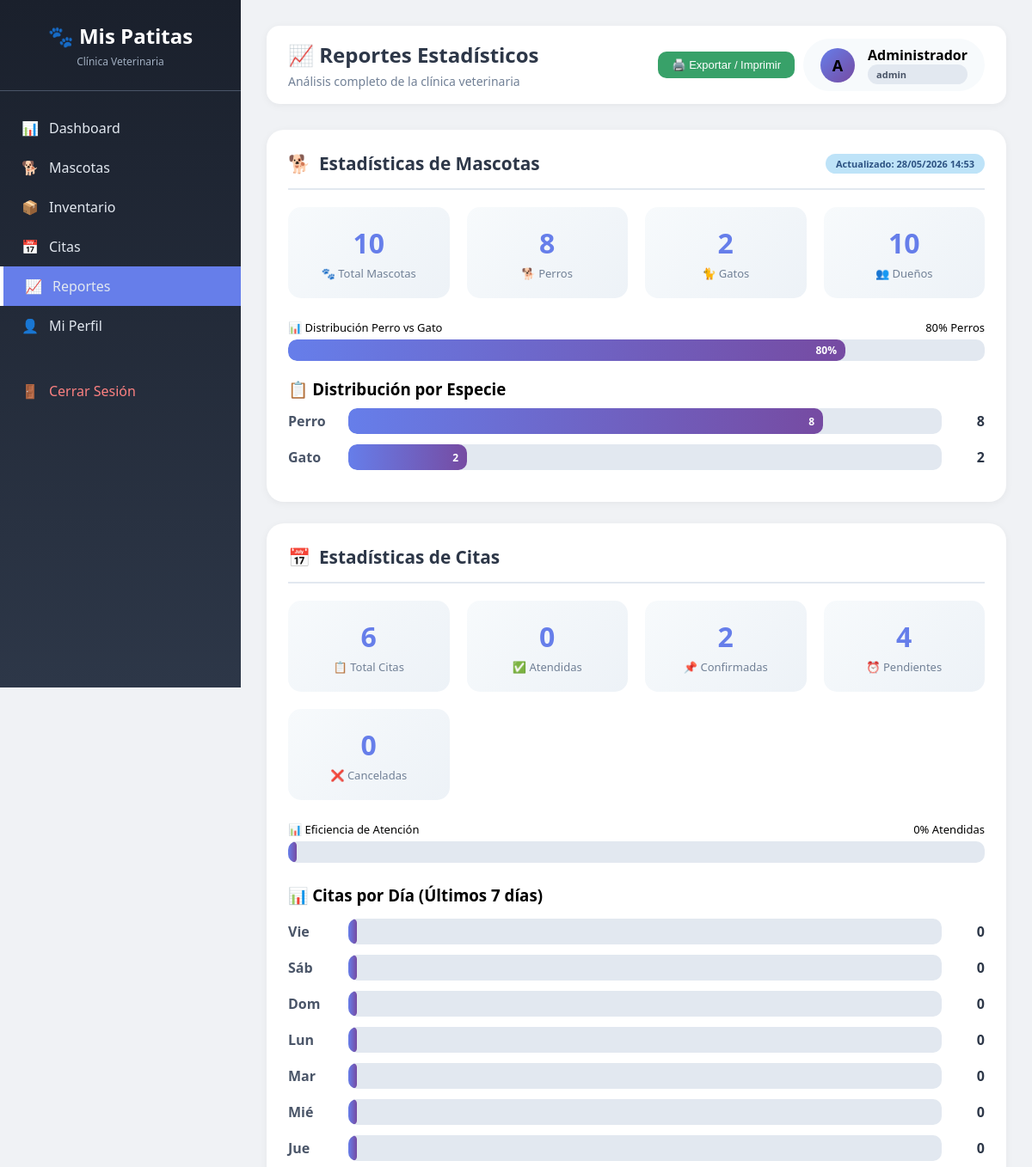
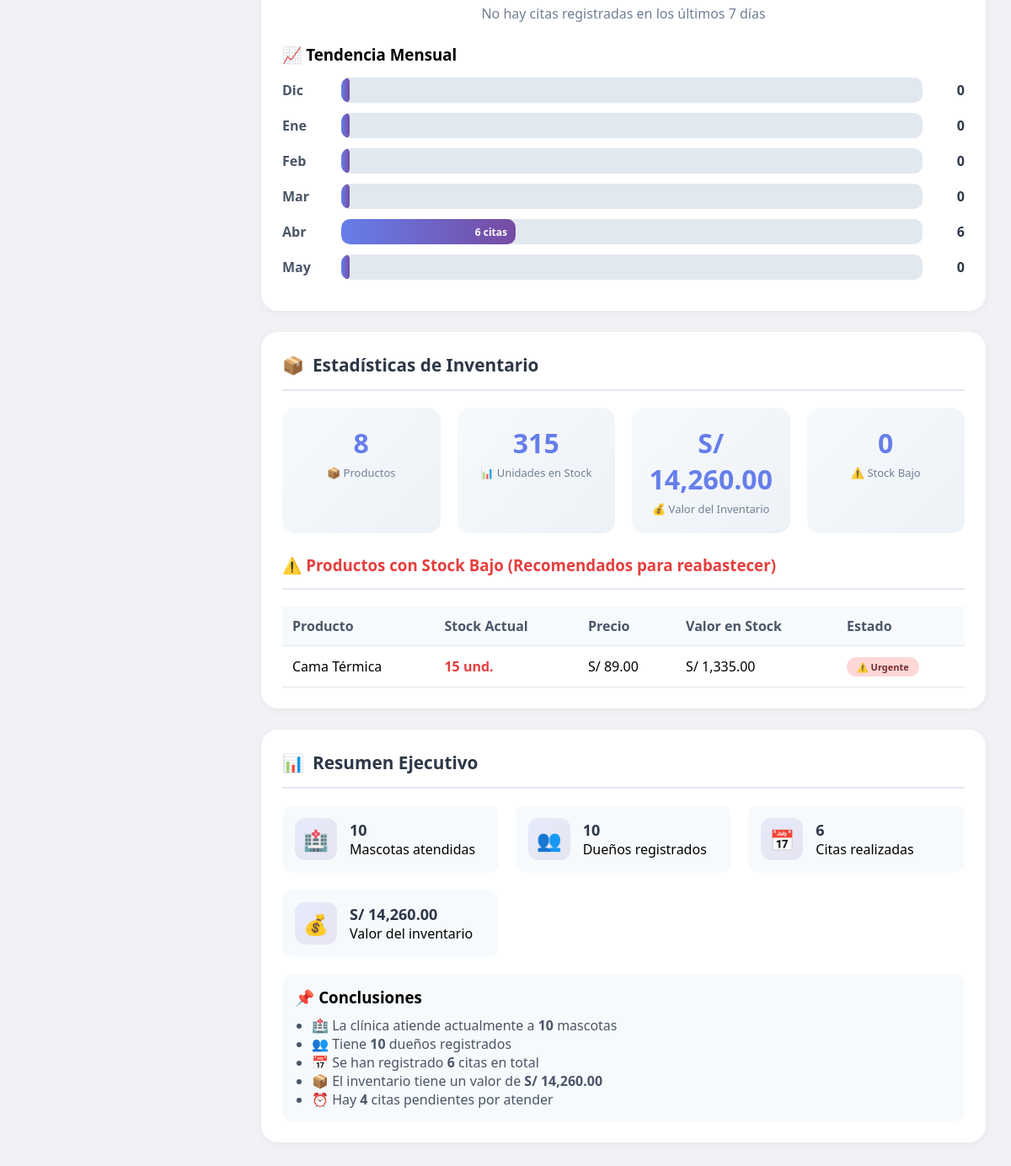
The app's page /reportes.php (signed in) with its own data (2 pictures, top to bottom).
### tables this page shows
CREATE TABLE `productos` (
  `id` int NOT NULL AUTO_INCREMENT,
  `nombre` varchar(100) NOT NULL,
  `descripcion` text,
  `precio` decimal(10,2) NOT NULL,
  `cantidad` int NOT NULL DEFAULT '0',
  `fecha_registro` timestamp NULL DEFAULT CURRENT_TIMESTAMP,
  PRIMARY KEY (`id`)
);

### reportes.php (the view, shortened to what the rows shown need)
<?php
require_once 'config/database.php';
$productos_stock_bajo = $conn->query("SELECT * FROM productos WHERE cantidad < 20 ORDER BY cantidad ASC LIMIT 10")->fetchAll();
?>
<!DOCTYPE html>
<html lang="es">
<head>
</head>
<body>
    <div class="dashboard-layout">
        <nav class="sidebar">
            <div class="sidebar-header">
                <h2>🐾 Mis Patitas</h2>
            </div>
        </nav>
        <main class="main-content">
            <div class="top-bar">
                <div class="welcome">
                    <h1>📈 Reportes Estadísticos</h1>
                </div>
            </div>
            <div class="report-card">
                <div class="card-header">
                    <h2>
                        <span>🐕</span> Estadísticas de Mascotas
                    </h2>
                </div>
            </div>
            <div class="report-card">
                <div class="card-header">
                    <h2>
                        <span>📅</span> Estadísticas de Citas
                    </h2>
                </div>
            </div>
            <div class="report-card">
                <div class="card-header">
                    <h2>
                        <span>📦</span> Estadísticas de Inventario
                    </h2>
                </div>
                <?php if(count($productos_stock_bajo) > 0): ?>
                    <table class="data-table">
                        <thead>
                            <tr><th>Producto</th><th>Stock Actual</th><th>Precio</th><th>Valor en Stock</th><th>Estado</th></tr>
                        </thead>
                        <tbody>
                            <?php foreach($productos_stock_bajo as $p): ?>
                            <tr>
                                <td><?php echo htmlspecialchars($p['nombre']); ?></td>
                                <td><span style="color: #e53e3e; font-weight: bold;"><?php echo $p['cantidad']; ?> und.</span></td>
                                <td>S/ <?php echo number_format($p['precio'], 2); ?></td>
                                <td>S/ <?php echo number_format($p['precio'] * $p['cantidad'], 2); ?></td>
                                <td><span class="badge badge-danger">⚠️ Urgente</span></td>
                            </tr>
                            <?php endforeach; ?>
                        </tbody>
                    </table>
                <?php endif; ?>
            </div>
            <div class="report-card">
                <div class="card-header">
                    <h2>
                        <span>📊</span> Resumen Ejecutivo
                    </h2>
                </div>
            </div>
        </main>
    </div>
</body>
</html>

### records on screen
productos: nombre "Cama Térmica", cantidad "15", precio "89.00", $p['precio'] * $p['cantidad'] "1,335.00"

### other values on screen
substr($_SESSION['nombre'] ?? 'U', 0, 1) "A"
$_SESSION['nombre'] "Administrador"
$_SESSION['rol'] "admin"
$total_mascotas "10"
$total_perros "8"
$total_gatos "2"
$total_duenos "10"
$porcentaje_perros "80"
$especie "Perro"
$total "8"
$especie "Gato"
$total "2"
$total_citas "6"
$citas_atendidas "0"
$citas_confirmadas "2"
